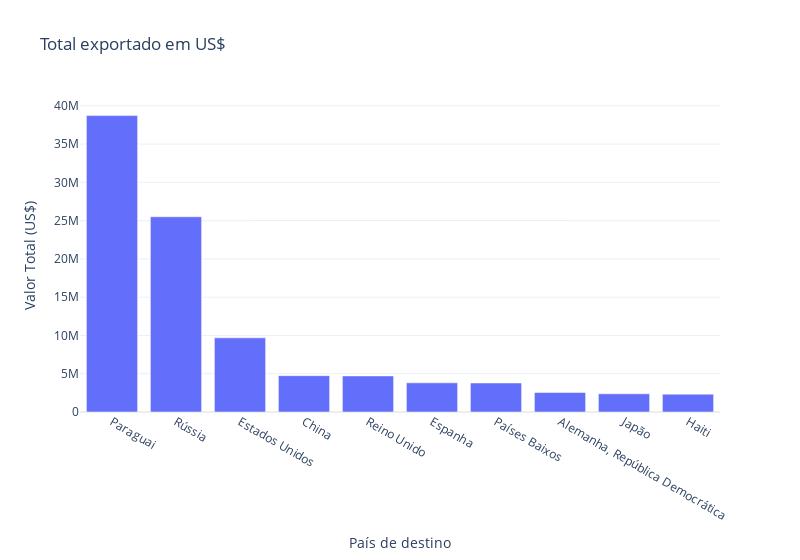

Write notebook code for a chart like this one.
### Code cell
#Gráfico valor
grafico=px.bar(df_vinhos_totais.head(10), x='País de destino', y='Valor Total (US$)',template='plotly_white',
               title= 'Total exportado em US$',width = 800)
grafico.show()

### Figure 1 — Plotly figure (JSON) as saved in the notebook; plotly's stock layout.template omitted (floating-point values rounded to 4 significant figures)
{"data": [{"alignmentgroup": "True", "hovertemplate": "País de destino=%{x}<br>Valor Total (US$)=%{y}<extra></extra>", "legendgroup": "", "marker": {"color": "#636efa", "pattern": {"shape": ""}}, "name": "", "offsetgroup": "", "orientation": "v", "showlegend": false, "textposition": "auto", "type": "bar", "x": ["Paraguai", "Rússia", "Estados Unidos", "China", "Reino Unido", "Espanha", "Países Baixos", "Alemanha, República Democrática", "Japão", "Haiti"], "xaxis": "x", "y": [38719031, 25504484, 9684567, 4746525, 4711464, 3808552, 3791611, 2546394, 2377716, 2327208], "yaxis": "y"}], "layout": {"barmode": "relative", "legend": {"tracegroupgap": 0}, "title": {"text": "Total exportado em US$"}, "width": 800, "xaxis": {"anchor": "y", "domain": [0, 1], "title": {"text": "País de destino"}}, "yaxis": {"anchor": "x", "domain": [0, 1], "title": {"text": "Valor Total (US$)"}}}}
